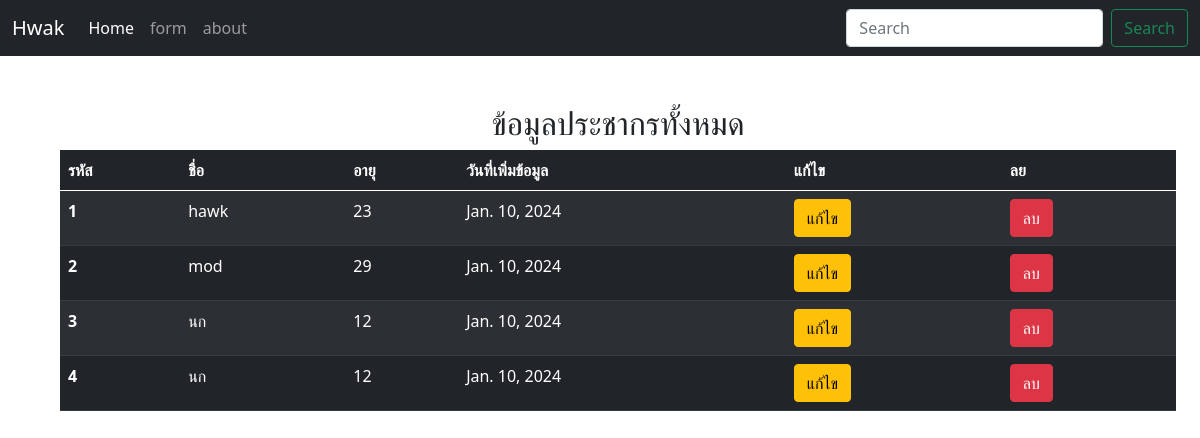
The app's page /, older data.
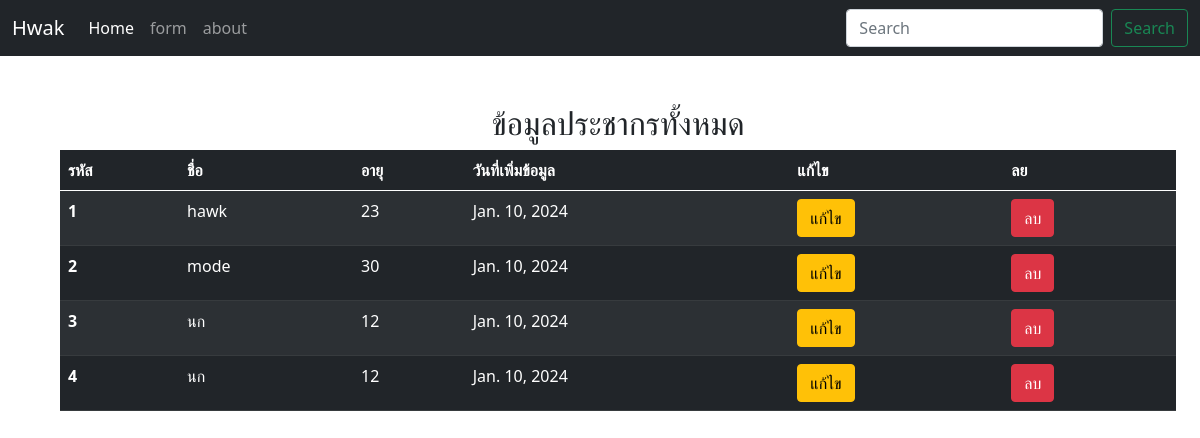
The same page, newer data.
### myapp/models.py (models this page shows, shortened)
class Person(models.Model):
    name = models.CharField(max_length=100)
    age = models.IntegerField()
    date = models.DateField(auto_now_add = True)

### myapp/views.py (the view)
# urls.py: path('', views.my_view, name='my_view'),
def my_view(request):
    all_persion = Person.objects.all()
    return render(request,'index.html',{"all_persion":all_persion})

### myapp/templates/index.html (shortened to what this page needs)
{% extends "base.html" %}
{% block content %}
    <h2 class="text-center">ข้อมูลประชากรทั้งหมด</h2>
    <table class="table table-dark table-striped">
        <thead>
           <tr>
                <th scope="col">รหัส</th>
                <th scope="col">ชื่อ</th>
                <th scope="col">อายุ</th>
                <th scope="col">วันที่เพิ่มข้อมูล</th>
                <th scope="col">แก้ไข</th>
                <th scope="col">ลย</th>
           </tr>
        </thead>
        <tbody>
            {% for person in all_persion %}
            <tr>
                <th scope="row">{{person.id}}</th>
                <td>{{person.name}}</td>
                <td>{{person.age}}</td>
                <td>{{person.date}}</td>
                <td><a href="edit/{{person.id}}" class="btn btn-warning">แก้ไข</a></a></td>
                <td><a href="delete/{{person.id}}" class="btn btn-danger" onclick="return confirm('คูณต้องการลบ {{person.name}} หรือไม่ ?')">ลบ</a></td>
            </tr>
            {% endfor %}
        </tbody>
    </table>
{% endblock %}

Row changes from the older to the newer data that the page shows:
changed Person id 2: name "mod" → "mode"; age "29" → "30"
